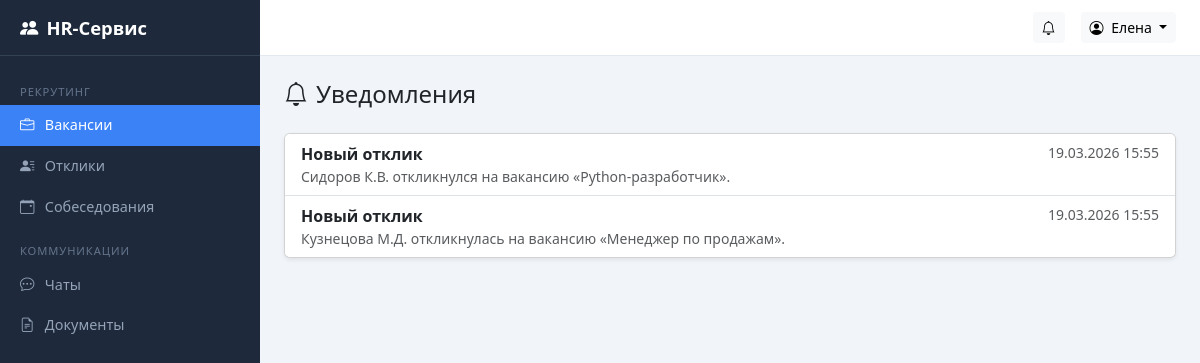
The app's page /vacancies/notifications/ (signed in) with its own data.
### accounts/models.py (models this page shows, shortened)
class User(AbstractUser):
    class Role(models.TextChoices):
        CANDIDATE = "candidate", "Кандидат"
        HR = "hr", "HR-специалист"
        DIRECTOR = "director", "Руководитель"
        ADMIN = "admin", "Администратор"
    role = models.CharField(
        "Роль", max_length=20, choices=Role.choices, default=Role.CANDIDATE
    )
    patronymic = models.CharField("Отчество", max_length=150, blank=True)
    phone = models.CharField("Телефон", max_length=20, blank=True)
    class Meta:
        verbose_name = "Пользователь"
        verbose_name_plural = "Пользователи"
    @property
    def is_candidate(self):
        return self.role == self.Role.CANDIDATE
    @property
    def is_admin_role(self):
        return self.role == self.Role.ADMIN
    @property
    def can_manage(self):
        return self.role in (self.Role.HR, self.Role.DIRECTOR, self.Role.ADMIN)
    @property
    def can_view_analytics(self):
        return self.role in (self.Role.DIRECTOR, self.Role.ADMIN)

### vacancies/models.py (models this page shows, shortened)
class Notification(models.Model):
    user = models.ForeignKey(
        settings.AUTH_USER_MODEL,
        on_delete=models.CASCADE,
        related_name="notifications",
        verbose_name="Пользователь",
    )
    title = models.CharField("Заголовок", max_length=255)
    message = models.TextField("Сообщение")
    link = models.CharField("Ссылка", max_length=500, blank=True)
    is_read = models.BooleanField("Прочитано", default=False)
    created_at = models.DateTimeField("Создано", auto_now_add=True)
    class Meta:
        verbose_name = "Уведомление"
        verbose_name_plural = "Уведомления"
        ordering = ["-created_at"]

### vacancies/views.py (the view)
# urls.py: path("notifications/", views.notification_list, name="notification_list"),
@login_required
def notification_list(request):
    notifications = Notification.objects.filter(user=request.user)
    unread = notifications.filter(is_read=False)
    unread.update(is_read=True)
    return render(request, "notifications/list.html", {"notifications": notifications})

### templates/notifications/list.html (shortened to what this page needs)
{% extends "base.html" %}
{% block content %}
<h4 class="mb-4"><i class="bi bi-bell me-2"></i>Уведомления</h4>
<div class="card shadow-sm">
  <div class="list-group list-group-flush">
    {% for n in notifications %}
      <a href="{{ n.link|default:'#' }}" class="list-group-item list-group-item-action {% if not n.is_read %}list-group-item-light{% endif %}">
        <div class="d-flex justify-content-between">
          <strong>{{ n.title }}</strong>
          <small class="text-muted">{{ n.created_at|date:"d.m.Y H:i" }}</small>
        </div>
        <div class="small text-muted">{{ n.message }}</div>
      </a>
    {% empty %}
      <div class="list-group-item text-center text-muted py-4">Уведомлений нет</div>
    {% endfor %}
  </div>
</div>
{% endblock %}

### templates/base.html (shortened to what this page needs)
<!DOCTYPE html>
<html lang="ru">
<head>
  <link href="https://cdn.jsdelivr.net/npm/bootstrap@5.3.3/dist/css/bootstrap.min.css" rel="stylesheet">
  <link href="https://cdn.jsdelivr.net/npm/bootstrap-icons@1.11.3/font/bootstrap-icons.min.css" rel="stylesheet">
</head>
<body>
{% if user.is_authenticated %}
  <nav class="sidebar" id="sidebar">
    <div class="sidebar-brand">
      <i class="bi bi-people-fill me-2"></i> HR-Сервис
    </div>
    <div class="sidebar-nav">
      {% if user.can_manage %}
        <div class="nav-section">Рекрутинг</div>
        <a class="nav-link {% if request.resolver_match.app_name == 'vacancies' and 'application' not in request.resolver_match.url_name|default:'' and 'interview' not in request.resolver_match.url_name|default:'' %}active{% endif %}"
           href="{% url 'vacancies:vacancy_list' %}">
          <i class="bi bi-briefcase"></i> Вакансии
        </a>
        <a class="nav-link {% if request.resolver_match.url_name == 'application_list' %}active{% endif %}"
           href="{% url 'vacancies:application_list' %}">
          <i class="bi bi-person-lines-fill"></i> Отклики
        </a>
        <a class="nav-link {% if 'interview' in request.resolver_match.url_name|default:'' %}active{% endif %}"
           href="{% url 'vacancies:interview_list' %}">
          <i class="bi bi-calendar-event"></i> Собеседования
        </a>
        <div class="nav-section">Коммуникации</div>
        <a class="nav-link {% if request.resolver_match.app_name == 'chat' %}active{% endif %}"
           href="{% url 'chat:room_list' %}">
          <i class="bi bi-chat-dots"></i> Чаты
        </a>
        <a class="nav-link {% if request.resolver_match.app_name == 'documents' %}active{% endif %}"
           href="{% url 'documents:document_list' %}">
          <i class="bi bi-file-earmark-text"></i> Документы
        </a>
      {% endif %}
    </div>
  </nav>
  <div class="topbar">
    <div class="ms-auto d-flex align-items-center gap-3">
      {% if user.can_manage or user.is_candidate %}
      <a href="{% url 'vacancies:notification_list' %}" class="btn btn-light btn-sm position-relative">
        <i class="bi bi-bell"></i>
      </a>
      {% endif %}
      <div class="dropdown">
        <button class="btn btn-light btn-sm dropdown-toggle" data-bs-toggle="dropdown">
          <i class="bi bi-person-circle me-1"></i> {{ user.get_short_name|default:user.username }}
        </button>
      </div>
    </div>
  </div>
  <main class="main-content">
    {% block content %}{% endblock %}
  </main>
{% else %}
  {% block anonymous_content %}{% endblock %}
{% endif %}
</body>
</html>

### templates/base.html (style rules this page uses)
:root { --sidebar-width: 260px; --sidebar-bg: #1e293b; --sidebar-hover: #334155; --sidebar-active: #3b82f6; --topbar-height: 56px; }
body { background: #f1f5f9; }
.sidebar { position: fixed; top: 0; left: 0; bottom: 0; width: var(--sidebar-width); background: var(--sidebar-bg); color: #cbd5e1; overflow-y: auto; z-index: 1030; transition: transform .2s; }
.sidebar-brand { height: var(--topbar-height); display: flex; align-items: center; padding: 0 1.25rem; font-size: 1.15rem; font-weight: 600; color: #fff; border-bottom: 1px solid #334155; }
.sidebar-nav { padding: .75rem 0; }
.sidebar-nav .nav-link { color: #94a3b8; padding: .6rem 1.25rem; display: flex; align-items: center; gap: .65rem; font-size: .9rem; border-radius: 0; transition: background .15s, color .15s; }
.sidebar-nav .nav-link.active { background: var(--sidebar-active); color: #fff; }
.sidebar-nav .nav-section { padding: .5rem 1.25rem .25rem; font-size: .7rem; text-transform: uppercase; letter-spacing: .08em; color: #64748b; margin-top: .5rem; }
.topbar { position: fixed; top: 0; left: var(--sidebar-width); right: 0; height: var(--topbar-height); background: #fff; border-bottom: 1px solid #e2e8f0; display: flex; align-items: center; padding: 0 1.5rem; z-index: 1020; }
.main-content { margin-left: var(--sidebar-width); margin-top: var(--topbar-height); padding: 1.5rem; min-height: calc(100vh - var(--topbar-height)); }

### records on screen
User: get_short_name "Елена"
Notification: title "Новый отклик", created_at "19.03.2026 15:55", message "Сидоров К.В. откликнулся на вакансию «Python-разработчик»."
Notification: title "Новый отклик", created_at "19.03.2026 15:55", message "Кузнецова М.Д. откликнулась на вакансию «Менеджер по продажам»."
